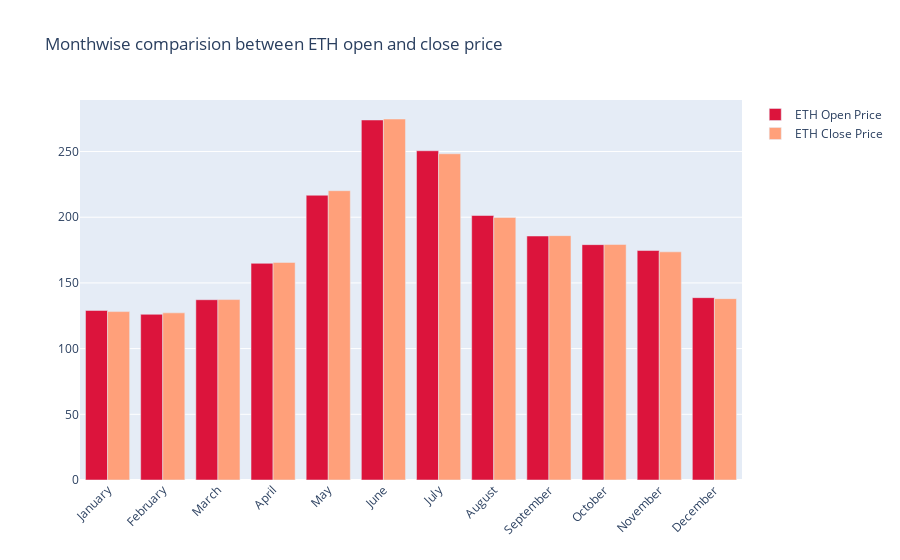

This figure's notebook cell:
### Code cell
fig = go.Figure()

fig.add_trace(go.Bar(
    x=monthwise.index,
    y=monthwise['Open'],
    name='ETH Open Price',
    marker_color='crimson'
))
fig.add_trace(go.Bar(
    x=monthwise.index,
    y=monthwise['Close'],
    name='ETH Close Price',
    marker_color='lightsalmon'
))

fig.update_layout(barmode='group', xaxis_tickangle=-45, 
                  title='Monthwise comparision between ETH open and close price')
fig.show()

### Figure 1 — Plotly figure (JSON) as saved in the notebook; plotly's stock layout.template omitted (floating-point values rounded to 4 significant figures)
{"data": [{"marker": {"color": "crimson"}, "name": "ETH Open Price", "type": "bar", "x": ["January", "February", "March", "April", "May", "June", "July", "August", "September", "October", "November", "December"], "y": [129.1, 126.1, 137.2, 164.9, 216.7, 274.0, 250.6, 201.3, 185.7, 179.1, 174.7, 138.8]}, {"marker": {"color": "lightsalmon"}, "name": "ETH Close Price", "type": "bar", "x": ["January", "February", "March", "April", "May", "June", "July", "August", "September", "October", "November", "December"], "y": [128.2, 127.2, 137.3, 165.6, 220.2, 274.8, 248.3, 199.8, 186.0, 179.3, 173.7, 138.0]}], "layout": {"autosize": true, "barmode": "group", "title": {"text": "Monthwise comparision between ETH open and close price"}, "xaxis": {"autorange": true, "range": [-0.5, 11.5], "tickangle": -45, "type": "category"}, "yaxis": {"autorange": true, "range": [0, 289.2], "type": "linear"}}}
